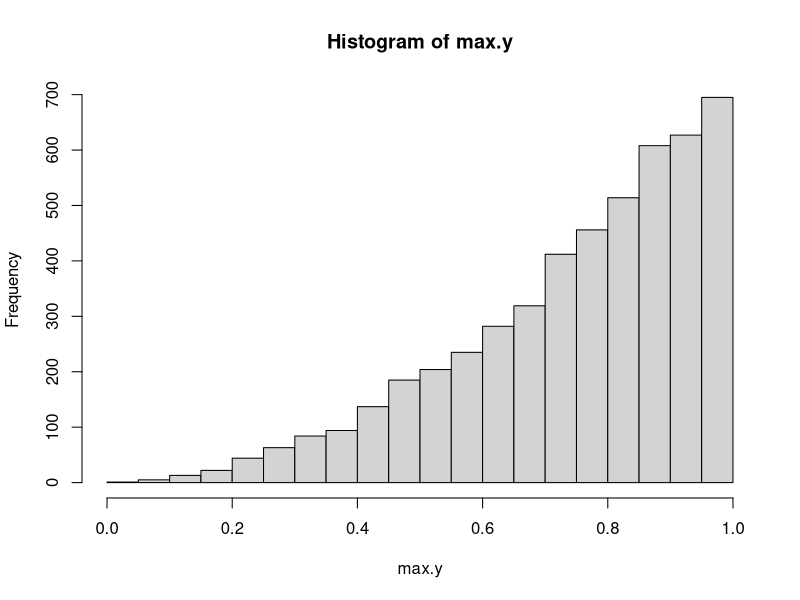

Reproduce this figure in R.
## ---- chunk 1
knitr::opts_chunk$set(echo = TRUE)
## ---- chunk 2
max.y<-c()
for(i in 1:5000){
  samp<-runif(3)
  max.y[i]<-max(samp)
}
hist(max.y)
